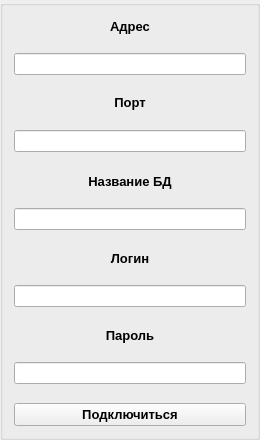
<?xml version="1.0" encoding="UTF-8"?>
<ui version="4.0">
 <class>Login</class>
 <widget class="QGroupBox" name="Login">
  <property name="geometry">
   <rect>
    <x>0</x>
    <y>0</y>
    <width>260</width>
    <height>440</height>
   </rect>
  </property>
  <property name="maximumSize">
   <size>
    <width>260</width>
    <height>16777215</height>
   </size>
  </property>
  <property name="windowTitle">
   <string>GroupBox</string>
  </property>
  <property name="styleSheet">
   <string notr="true"/>
  </property>
  <property name="alignment">
   <set>Qt::AlignHCenter|Qt::AlignTop</set>
  </property>
  <layout class="QGridLayout" name="gridLayout">
   <property name="verticalSpacing">
    <number>19</number>
   </property>
   <item row="0" column="0">
    <widget class="QLabel" name="label">
     <property name="font">
      <font>
       <pointsize>10</pointsize>
       <bold>true</bold>
      </font>
     </property>
     <property name="text">
      <string>Адрес</string>
     </property>
     <property name="alignment">
      <set>Qt::AlignBottom|Qt::AlignHCenter</set>
     </property>
     <property name="wordWrap">
      <bool>false</bool>
     </property>
    </widget>
   </item>
   <item row="6" column="0">
    <widget class="QLabel" name="label_3">
     <property name="font">
      <font>
       <pointsize>10</pointsize>
       <bold>true</bold>
      </font>
     </property>
     <property name="text">
      <string>Логин</string>
     </property>
     <property name="alignment">
      <set>Qt::AlignBottom|Qt::AlignHCenter</set>
     </property>
    </widget>
   </item>
   <item row="5" column="0">
    <widget class="QLineEdit" name="DbNameInput"/>
   </item>
   <item row="8" column="0">
    <widget class="QLabel" name="label_4">
     <property name="font">
      <font>
       <pointsize>10</pointsize>
       <bold>true</bold>
      </font>
     </property>
     <property name="text">
      <string>Пароль</string>
     </property>
     <property name="alignment">
      <set>Qt::AlignBottom|Qt::AlignHCenter</set>
     </property>
    </widget>
   </item>
   <item row="10" column="0">
    <widget class="QPushButton" name="ConnectButton">
     <property name="font">
      <font>
       <pointsize>10</pointsize>
       <bold>true</bold>
      </font>
     </property>
     <property name="text">
      <string>Подключиться</string>
     </property>
    </widget>
   </item>
   <item row="9" column="0">
    <widget class="QLineEdit" name="PasswordInput">
     <property name="echoMode">
      <enum>QLineEdit::Password</enum>
     </property>
    </widget>
   </item>
   <item row="4" column="0">
    <widget class="QLabel" name="label_2">
     <property name="font">
      <font>
       <pointsize>10</pointsize>
       <bold>true</bold>
      </font>
     </property>
     <property name="text">
      <string>Название БД</string>
     </property>
     <property name="alignment">
      <set>Qt::AlignBottom|Qt::AlignHCenter</set>
     </property>
    </widget>
   </item>
   <item row="7" column="0">
    <widget class="QLineEdit" name="LoginInput"/>
   </item>
   <item row="1" column="0">
    <widget class="QLineEdit" name="ServerInput">
     <property name="text">
      <string/>
     </property>
     <property name="alignment">
      <set>Qt::AlignLeading|Qt::AlignLeft|Qt::AlignVCenter</set>
     </property>
     <property name="clearButtonEnabled">
      <bool>false</bool>
     </property>
    </widget>
   </item>
   <item row="2" column="0">
    <widget class="QLabel" name="label_5">
     <property name="font">
      <font>
       <pointsize>10</pointsize>
       <bold>true</bold>
      </font>
     </property>
     <property name="text">
      <string>Порт</string>
     </property>
     <property name="alignment">
      <set>Qt::AlignCenter</set>
     </property>
    </widget>
   </item>
   <item row="3" column="0">
    <widget class="QLineEdit" name="PortInput"/>
   </item>
  </layout>
 </widget>
 <resources/>
 <connections/>
</ui>
